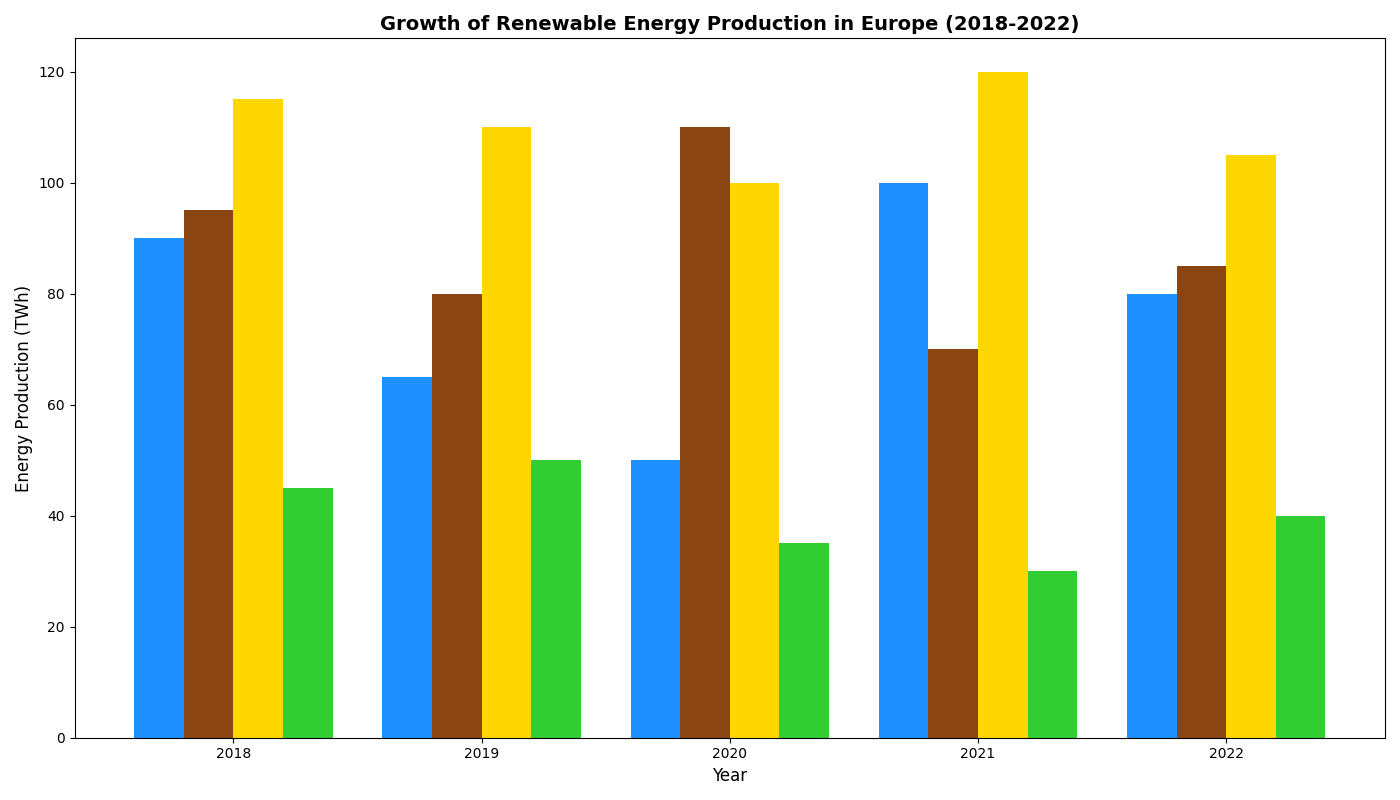

Here is the Python script that generated this plot:
import matplotlib.pyplot as plt
import numpy as np

years = ['2018', '2019', '2020', '2021', '2022']
sources = ['Solar', 'Wind', 'Hydropower', 'Biomass']

energy_production = np.array([
    [90, 65, 50, 100, 80],   # Solar
    [95, 80, 110, 70, 85],   # Wind
    [115, 110, 100, 120, 105],  # Hydropower
    [45, 50, 35, 30, 40]     # Biomass
])

positions = np.arange(len(years))
bar_width = 0.2

fig, ax = plt.subplots(figsize=(14, 8))

# Shuffled colors for each data group
colors = ['#1E90FF', '#8B4513', '#FFD700', '#32CD32']

for i, source in enumerate(sources):
    ax.bar(positions + i*bar_width, energy_production[i], bar_width, color=colors[i])

ax.set_xlabel('Year', fontsize=12)
ax.set_ylabel('Energy Production (TWh)', fontsize=12)
ax.set_title('Growth of Renewable Energy Production in Europe (2018-2022)', fontsize=14, fontweight='bold')
ax.set_xticks(positions + bar_width*1.5)
ax.set_xticklabels(years, fontsize=10)

plt.tight_layout()
plt.show()
